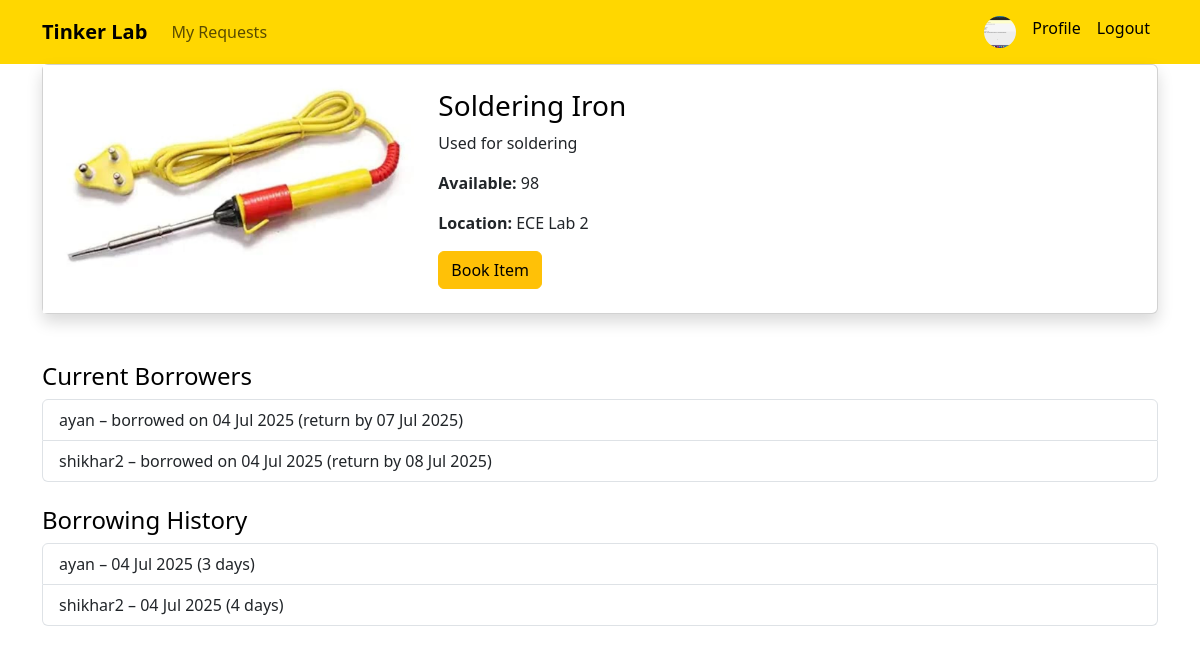
/item/1/ (signed in), run on the app's committed database.
### main/models.py (models this page shows, shortened)
class StudentUser(AbstractUser):
    roll = models.CharField(max_length=15, unique=True, null=True, blank=True)
    semester = models.IntegerField(null=True, blank=True)
    department = models.CharField(max_length=100, null=True, blank=True)
    profile_image = models.ImageField(upload_to='profiles/', default='profiles/default.png')

class Item(models.Model):
    item_id = models.CharField(max_length=20, unique=True)
    title = models.CharField(max_length=100)
    description = models.TextField()
    quantity = models.PositiveIntegerField()
    available = models.PositiveIntegerField()
    image = models.ImageField(upload_to='items/')
    location = models.CharField(max_length=100)  # lab name

class BookingRequest(models.Model):
    student = models.ForeignKey(StudentUser, on_delete=models.CASCADE)
    item = models.ForeignKey(Item, on_delete=models.CASCADE)
    purpose = models.TextField()
    duration_days = models.PositiveIntegerField()
    status = models.CharField(max_length=20, choices=[("Pending", "Pending"), ("Approved", "Approved"), ("Rejected", "Rejected")], default="Pending")
    request_date = models.DateTimeField(auto_now_add=True)
    return_date = models.DateField(null=True, blank=True)
    admin_comment = models.TextField(blank=True)

### main/views.py (the view)
# urls.py: path('item/<str:item_id>/', views.view_item, name='view_item'),
@login_required
def view_item(request, item_id):
    item = get_object_or_404(Item, item_id=item_id)
    active_borrowers = BookingRequest.objects.filter(item=item, status='Approved')
    history = BookingRequest.objects.filter(item=item).exclude(status='Pending')
    return render(request, 'item_detail.html', {
        'item': item,
        'borrowers': active_borrowers,
        'history': history,
    })

### main/templates/item_detail.html (shortened to what this page needs)
{% extends "layout.html" %}
{% block content %}
<div class="card shadow">
    <div class="row g-0">
        <div class="col-md-4">
            <img src="{{ item.image.url }}" class="img-fluid" alt="{{ item.title }}">
        </div>
        <div class="col-md-8 p-4">
            <h3 class="text-black">{{ item.title }}</h3>
            <p>{{ item.description }}</p>
            <p><strong>Available:</strong> {{ item.available }}</p>
            <p><strong>Location:</strong> {{ item.location }}</p>
            <a href="{% url 'book_item' item.item_id %}" class="btn btn-warning text-black">Book Item</a>
        </div>
    </div>
</div>
<h4 class="mt-5 text-black">Current Borrowers</h4>
<ul class="list-group mb-4">
    {% for b in borrowers %}
    <li class="list-group-item">
        {{ b.student.username }} – borrowed on {{ b.request_date|date:"d M Y" }} (return by {{ b.return_date|date:"d M Y" }})
    </li>
    {% empty %}
    <li class="list-group-item">No active borrowers</li>
    {% endfor %}
</ul>
<h4 class="text-black">Borrowing History</h4>
<ul class="list-group">
    {% for h in history %}
    <li class="list-group-item">
        {{ h.student.username }} – {{ h.request_date|date:"d M Y" }} ({{ h.duration_days }} days)
    </li>
    {% empty %}
    <li class="list-group-item">No history available</li>
    {% endfor %}
</ul>
{% endblock %}

### main/templates/layout.html (shortened to what this page needs)
<!DOCTYPE html>
<html lang="en">
    {% load static %}
<head>
    <link href="https://cdn.jsdelivr.net/npm/bootstrap@5.3.3/dist/css/bootstrap.min.css" rel="stylesheet">
</head>
<body>
    <nav class="navbar navbar-expand-lg" style="background-color: #FFD700;">
        <div class="container">
            <a class="navbar-brand text-black fw-bold" href="{% url 'home' %}">Tinker Lab</a>
            <div class="collapse navbar-collapse" id="navbarContent">
                <ul class="navbar-nav me-auto">
                {% if user.is_authenticated %}
                    {% if user.is_superuser %}
                        <li class="nav-item">
                            <a class="nav-link" href="{% url 'admin_dashboard' %}">Admin Dashboard</a>
                        </li>
                    {% else %}
                        <li class="nav-item">
                            <a class="nav-link" href="{% url 'request_status' %}">My Requests</a>
                        </li>
                    {% endif %}
                {% endif %}
                </ul>
                <ul class="navbar-nav ms-auto">
                    {% if user.is_authenticated %}
                        {% if user.profile_image %}
                            <li class="nav-item">
                                <a class="nav-link" href="{% url 'view_profile' %}">
                                    <img
                                        src="{{ user.profile_image.url }}"
                                        class="rounded-circle"
                                        style="width: 32px; height: 32px; object-fit: cover;"
                                    >
                                </a>
                            </li>
                        {% endif %}
                        <li class="nav-item"><a class="nav-link text-black" href="{% url 'view_profile' %}">Profile</a></li>
                        <li class="nav-item"><a class="nav-link text-black" href="{% url 'logout' %}">Logout</a></li>
                    {% else %}
                        <li class="nav-item"><a class="nav-link text-black" href="{% url 'login' %}">Login</a></li>
                        <li class="nav-item"><a class="nav-link text-black" href="{% url 'register' %}">Register</a></li>
                    {% endif %}
                </ul>
            </div>
        </div>
    </nav>
    <div class="container">
        {% block content %}
        {% endblock %}
    </div>
</body>
</html>

### data on the page
StudentUser: profile_image (picture)
Item: image (picture), title "Soldering Iron", description "Used for soldering", available "98", location "ECE Lab 2"
BookingRequest: student.username "ayan", request_date "04 Jul 2025", return_date "07 Jul 2025", duration_days "3"
BookingRequest: student.username "shikhar2", request_date "04 Jul 2025", return_date "08 Jul 2025", duration_days "4"
